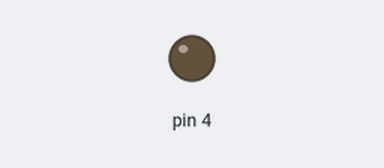
Simulated run of this sketch. Board: Arduino Uno, built with avr-gcc and run on an emulated ATmega328P. Shown: output pins drawn as LEDs (lit = HIGH). Dashed ring = blinking.

Above: at 0.05 s.
At 2.92 s:
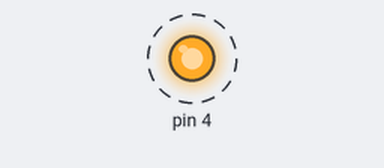
Timing chart, 0 to 3.2 s (numbered marks = the images above):
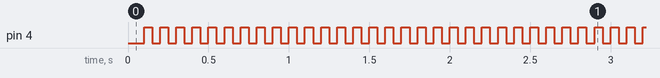

Measured:
- by itself, pin 4: alternates HIGH for 0.05 s and LOW for 0.05 s

The sketch:

Examen_emisor.ino
```cpp
/*  Author: Ismael Morilla
    E-mail: i.morilla.orellana@gmail.com
    Description: Mandar 1 y 0 mediante el reloj
    Date: Noviembre 2016*/

#include <TimerOne.h>

int signal=0;

void setup()
{
  Timer1.initialize(50000);
  Timer1.attachInterrupt(sreloj);
  pinMode(4,OUTPUT);
}

void loop()
{
}

void sreloj()
{
  if (signal==0)
    digitalWrite(4,LOW);
  else
    digitalWrite(4,HIGH);
  signal=!signal;
}
```
